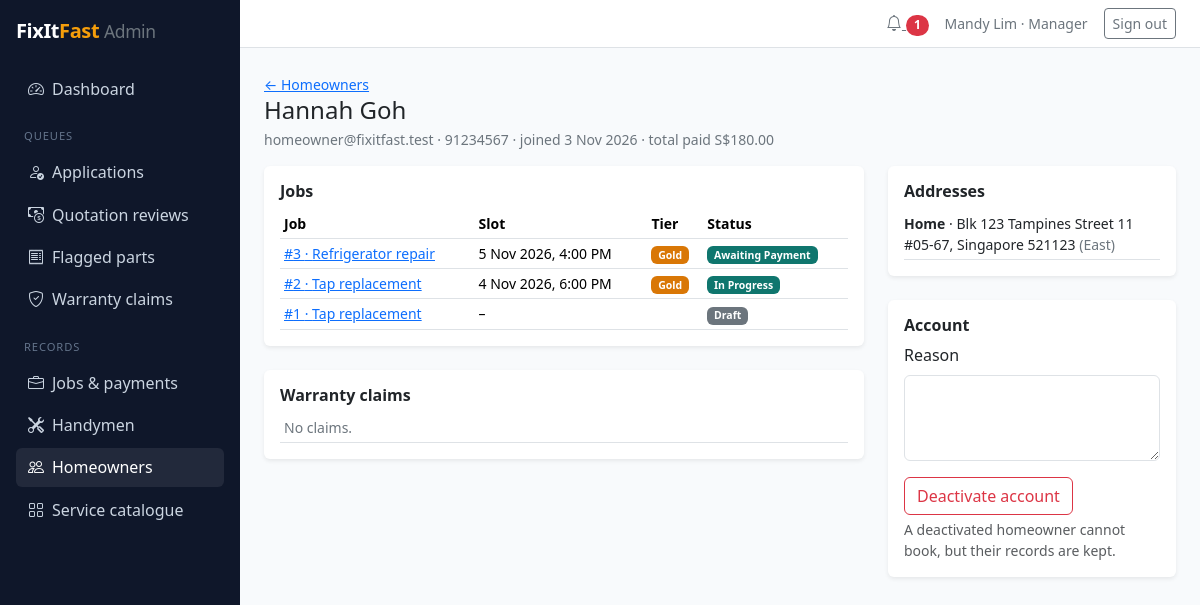
Page /staff/homeowners/3/ (signed in) on the committed database.
### accounts/models.py (models this page shows, shortened)
class User(AbstractUser):
    class Role(models.TextChoices):
        HOMEOWNER = 'HOMEOWNER', 'Homeowner'
        HANDYMAN = 'HANDYMAN', 'Handyman'
        EMPLOYEE = 'EMPLOYEE', 'Employee'
        MANAGER = 'MANAGER', 'Manager'
    email = models.EmailField(unique=True)
    mobile = models.CharField(max_length=20, blank=True)
    role = models.CharField(max_length=10, choices=Role.choices, default=Role.HOMEOWNER)
    is_deactivated = models.BooleanField(default=False)
    deactivation_reason = models.TextField(blank=True)

class Address(models.Model):
    homeowner = models.ForeignKey(User, on_delete=models.CASCADE, related_name='addresses')
    label = models.CharField(max_length=50, help_text='e.g. Home, Mum\'s flat')
    street = models.CharField(max_length=200)
    unit = models.CharField(max_length=20, blank=True)
    postal_code = models.CharField(max_length=6)
    planning_region = models.CharField(max_length=10, choices=PlanningRegion.choices)
    is_default = models.BooleanField(default=False)
    class Meta:
        verbose_name_plural = 'addresses'
    def __str__(self):
        unit = f' {self.unit}' if self.unit else ''
        return f'{self.street}{unit}, Singapore {self.postal_code}'

### jobs/models.py (models this page shows, shortened)
class Job(models.Model):
    class Status(models.TextChoices):
        DRAFT = 'DRAFT', 'Draft'
        REQUESTED = 'REQUESTED', 'Requested'
        HANDYMAN_ASSIGNED = 'ASSIGNED', 'Handyman Assigned'
        QUOTATION_PENDING = 'QUOTE_PENDING', 'Quotation Pending'
        QUOTATION_UNDER_REVIEW = 'QUOTE_REVIEW', 'Quotation Under Review'
        AWAITING_PAYMENT = 'AWAITING_PAYMENT', 'Awaiting Payment'
        SCHEDULED = 'SCHEDULED', 'Scheduled'
        ON_THE_WAY = 'ON_THE_WAY', 'On the Way'
        IN_PROGRESS = 'IN_PROGRESS', 'In Progress'
        COMPLETED = 'COMPLETED', 'Completed'
        CANCELLED = 'CANCELLED', 'Cancelled'
        DECLINED = 'DECLINED', 'Declined'
    homeowner = models.ForeignKey(User, on_delete=models.PROTECT, related_name='jobs')
    job_type = models.ForeignKey(JobType, on_delete=models.PROTECT, related_name='jobs')
    address = models.ForeignKey(Address, on_delete=models.PROTECT, related_name='jobs')
    description = models.TextField()
    tier = models.CharField(max_length=10, choices=Tier.choices, blank=True)
    status = models.CharField(max_length=16, choices=Status.choices, default=Status.DRAFT)
    slot_start = models.DateTimeField(null=True, blank=True)
    slot_end = models.DateTimeField(null=True, blank=True)
    timing_band = models.CharField(max_length=10, choices=TimingBand.choices, blank=True)
    planning_region = models.CharField(max_length=10, choices=PlanningRegion.choices, blank=True)
    price_p10 = models.DecimalField(max_digits=8, decimal_places=2, null=True, blank=True)
    price_p50 = models.DecimalField(max_digits=8, decimal_places=2, null=True, blank=True)
    price_p90 = models.DecimalField(max_digits=8, decimal_places=2, null=True, blank=True)
    model_version = models.CharField(max_length=30, blank=True)
    handyman = models.ForeignKey(
        HandymanProfile, on_delete=models.PROTECT, null=True, blank=True, related_name='jobs')
    quote_deadline = models.DateTimeField(null=True, blank=True)
    service_fee_waived = models.BooleanField(default=False)
    created_at = models.DateTimeField(auto_now_add=True)
    requested_at = models.DateTimeField(null=True, blank=True)
    matched_at = models.DateTimeField(null=True, blank=True)    # launch measure: matched within 24h
    completed_at = models.DateTimeField(null=True, blank=True)  # handyman marked Completed
    confirmed_at = models.DateTimeField(null=True, blank=True)  # homeowner confirmed; warranty starts
    warranty_ends_at = models.DateTimeField(null=True, blank=True)
    cancellation_reason = models.TextField(blank=True)
    problem_note = models.TextField(blank=True)
    class Meta:
        ordering = ['-created_at']
    ACTIVE_STATUSES = [
        Status.HANDYMAN_ASSIGNED, Status.QUOTATION_PENDING, Status.QUOTATION_UNDER_REVIEW,
        Status.AWAITING_PAYMENT, Status.SCHEDULED, Status.ON_THE_WAY, Status.IN_PROGRESS,
    ]
    CLOSED_STATUSES = [Status.COMPLETED, Status.CANCELLED, Status.DECLINED]

### catalogue/models.py (models this page shows, shortened)
class JobType(models.Model):
    category = models.ForeignKey(Category, on_delete=models.PROTECT, related_name='job_types')
    name = models.CharField(max_length=100, unique=True)
    description = models.TextField(blank=True)
    min_tier = models.CharField(max_length=10, choices=Tier.choices, default=Tier.STANDARD)
    licence_required = models.BooleanField(default=False)
    is_active = models.BooleanField(default=False)
    class Meta:
        ordering = ['category__name', 'name']
    def __str__(self):
        return self.name

### adminpanel/views.py (the view, shortened to what this page needs)
# urls.py: path('homeowners/<int:pk>/', views.homeowner_detail, name='homeowner_detail'),
@staff_required
def homeowner_detail(request, pk):
    homeowner = get_object_or_404(User, pk=pk, role=User.Role.HOMEOWNER)
    form = ReasonForm(request.POST if request.POST.get('action') == 'deactivate' else None)
    jobs = homeowner.jobs.select_related('job_type')
    return render(request, 'adminpanel/homeowner_detail.html', {
        'homeowner': homeowner, 'form': form, 'addresses': homeowner.addresses.all(), 'jobs': jobs,
        'claims': WarrantyClaim.objects.filter(job__homeowner=homeowner).select_related('job__job_type'),
        'total_paid': sum(services.payment_summary(j)['net_paid'] for j in jobs),
    })

### accounts/forms.py
class ReasonForm(forms.Form):
    reason = forms.CharField(widget=forms.Textarea(attrs={'rows': 3}))

### accounts/context_processors.py (called while the page is built)
def notifications(request):
    if not request.user.is_authenticated:
        return {}
    return {'unread_notifications': request.user.notifications.filter(is_read=False).count()}

### catalogue/templatetags/fixitfast.py (called while the page is built)
@register.filter
def money(value):
    if value in (None, ''):
        return '–'
    return f'S${Decimal(value):,.2f}'

@register.simple_tag
def status_badge(value, label):
    return format_html('<span class="badge text-bg-{}">{}</span>', STATUS_COLOURS.get(value, 'secondary'), label)

@register.simple_tag
def tier_badge(tier):
    if not tier:
        return ''
    return format_html('<span class="badge badge-tier-{}">{}</span>', tier, Tier(tier).label)

### jobs/services.py (called while the page is built)
def ledger_total(job, *entry_types):
    total = job.ledger.filter(entry_type__in=entry_types).aggregate(t=Sum('amount'))['t']
    return total or Decimal('0.00')

### adminpanel/templates/adminpanel/homeowner_detail.html (shortened to what this page needs)
{% extends 'adminpanel/base.html' %}
{% load fixitfast %}
{% block content %}
<a class="small" href="{% url 'adminpanel:homeowners' %}">&larr; Homeowners</a>
<h1 class="h4 mb-1">{{ homeowner.get_full_name }}</h1>
<p class="small text-secondary">{{ homeowner.email }} · {{ homeowner.mobile }} · joined {{ homeowner.date_joined|date:"j M Y" }} · total paid {{ total_paid|money }}</p>
<div class="row g-4">
  <div class="col-xl-8">
    <div class="card border-0 shadow-sm mb-4"><div class="card-body">
      <h2 class="h6 fw-semibold">Jobs</h2>
      <table class="table table-sm small mb-0">
        <thead><tr><th>Job</th><th>Slot</th><th>Tier</th><th>Status</th></tr></thead>
        {% for job in jobs %}<tr><td><a href="{% url 'adminpanel:job_detail' job.pk %}">#{{ job.pk }} · {{ job.job_type }}</a></td><td>{{ job.slot_start|date:"j M Y, g:i A"|default:"–" }}</td><td>{% tier_badge job.tier %}</td><td>{% status_badge job.status job.get_status_display %}</td></tr>
        {% empty %}<tr><td colspan="4" class="text-secondary">No jobs.</td></tr>{% endfor %}
      </table>
    </div></div>
    <div class="card border-0 shadow-sm"><div class="card-body">
      <h2 class="h6 fw-semibold">Warranty claims</h2>
      <table class="table table-sm small mb-0">
        {% for c in claims %}<tr><td><a href="{% url 'adminpanel:claim_detail' c.pk %}">Job #{{ c.job.pk }} · {{ c.job.job_type }}</a></td><td>{{ c.created_at|date:"j M Y" }}</td><td>{% status_badge c.status c.get_status_display %}</td></tr>
        {% empty %}<tr><td class="text-secondary">No claims.</td></tr>{% endfor %}
      </table>
    </div></div>
  </div>
  <div class="col-xl-4">
    <div class="card border-0 shadow-sm mb-4"><div class="card-body">
      <h2 class="h6 fw-semibold">Addresses</h2>
      {% for a in addresses %}<div class="small border-bottom py-1"><strong>{{ a.label }}</strong> · {{ a }} <span class="text-secondary">({{ a.planning_region }})</span></div>
      {% empty %}<p class="small text-secondary mb-0">None.</p>{% endfor %}
    </div></div>
    <div class="card border-0 shadow-sm"><div class="card-body">
      <h2 class="h6 fw-semibold">Account</h2>
      <form method="post">
        {% if homeowner.is_deactivated %}
          <button class="btn btn-outline-success" name="action" value="reactivate">Reactivate account</button>
        {% else %}
          {% include 'partials/form_fields.html' with form=form %}
          <button class="btn btn-outline-danger" name="action" value="deactivate">Deactivate account</button>
          <div class="form-text">A deactivated homeowner cannot book, but their records are kept.</div>
        {% endif %}
      </form>
    </div></div>
  </div>
</div>
{% endblock %}

### adminpanel/templates/adminpanel/base.html (shortened to what this page needs)
{% extends 'base.html' %}
{% block layout %}
<div class="d-flex admin-shell">
  <aside class="admin-sidebar p-3 no-print">
    <a class="d-block text-white text-decoration-none brand fs-5 mb-4" href="{% url 'adminpanel:dashboard' %}">
      FixIt<span class="accent">Fast</span> <small class="fw-normal text-secondary">Admin</small>
    </a>
    {% with url_name=request.resolver_match.url_name %}
    <nav class="nav flex-column gap-1">
      <a class="nav-link {% if url_name == 'dashboard' %}active{% endif %}" href="{% url 'adminpanel:dashboard' %}"><i class="bi bi-speedometer2 me-2"></i>Dashboard</a>
      <div class="section-label mt-3 mb-1 px-2">Queues</div>
      <a class="nav-link {% if 'application' in url_name %}active{% endif %}" href="{% url 'adminpanel:applications' %}"><i class="bi bi-person-check me-2"></i>Applications</a>
      <a class="nav-link {% if 'quotation' in url_name %}active{% endif %}" href="{% url 'adminpanel:quotation_queue' %}"><i class="bi bi-cash-coin me-2"></i>Quotation reviews</a>
      <a class="nav-link {% if 'part' in url_name %}active{% endif %}" href="{% url 'adminpanel:part_queue' %}"><i class="bi bi-receipt me-2"></i>Flagged parts</a>
      <a class="nav-link {% if 'claim' in url_name %}active{% endif %}" href="{% url 'adminpanel:claims' %}"><i class="bi bi-shield-check me-2"></i>Warranty claims</a>
      <div class="section-label mt-3 mb-1 px-2">Records</div>
      <a class="nav-link {% if url_name == 'jobs' or url_name == 'job_detail' %}active{% endif %}" href="{% url 'adminpanel:jobs' %}"><i class="bi bi-briefcase me-2"></i>Jobs &amp; payments</a>
      <a class="nav-link {% if 'handym' in url_name %}active{% endif %}" href="{% url 'adminpanel:handymen' %}"><i class="bi bi-tools me-2"></i>Handymen</a>
      <a class="nav-link {% if 'homeowner' in url_name %}active{% endif %}" href="{% url 'adminpanel:homeowners' %}"><i class="bi bi-people me-2"></i>Homeowners</a>
      <a class="nav-link {% if 'catalogue' in url_name or 'category' in url_name or 'job_type' in url_name %}active{% endif %}" href="{% url 'adminpanel:catalogue' %}"><i class="bi bi-grid me-2"></i>Service catalogue</a>
    </nav>
    {% endwith %}
  </aside>
  <div class="flex-grow-1 d-flex flex-column">
    <header class="bg-white border-bottom px-4 py-2 d-flex justify-content-end align-items-center gap-3 no-print">
      <a class="text-secondary" href="{% url 'adminpanel:notifications' %}" aria-label="Notifications"><i class="bi bi-bell"></i>
        {% if unread_notifications %}<span class="badge rounded-pill bg-danger">{{ unread_notifications }}</span>{% endif %}</a>
      <span class="small text-secondary">{{ user.get_full_name|default:user.email }} &middot; {{ user.get_role_display }}</span>
      <form method="post" action="{% url 'adminpanel:logout' %}">
        <button class="btn btn-outline-secondary btn-sm" type="submit">Sign out</button>
      </form>
    </header>
    <main class="p-4">
      {% block content %}{% endblock %}
    </main>
  </div>
</div>
{% endblock %}

### static/css/fixitfast.css (style rules this page uses)
:root { --bs-primary: #0f766e; --bs-primary-rgb: 15, 118, 110; --bs-link-color: #0f766e; --bs-link-hover-color: #115e59; --ff-accent: #f59e0b; --ff-sidebar: #0f172a; }
body { background: #f8fafc; }
.brand { font-weight: 700; letter-spacing: -0.02em; }
.brand .accent { color: var(--ff-accent); }
form input:not([type=checkbox]):not([type=radio]):not([type=hidden]):not([type=submit]), form select, form textarea { display: block; width: 100%; padding: .375rem .75rem; border: 1px solid #dee2e6; border-radius: .375rem; background: #fff; }
.badge-tier-GOLD { background: #d97706; }
.admin-shell { min-height: 100vh; }
.admin-sidebar { background: var(--ff-sidebar); width: 240px; flex-shrink: 0; }
.admin-sidebar .nav-link { color: #cbd5e1; border-radius: .375rem; padding: .45rem .75rem; }
.admin-sidebar .nav-link:hover, .admin-sidebar .nav-link.active { color: #fff; background: rgba(255, 255, 255, .08); }
.admin-sidebar .section-label { color: #64748b; font-size: .7rem; text-transform: uppercase; letter-spacing: .08em; }

### rows in the picture
User: get_full_name "Mandy Lim", role "Manager"
User: get_full_name "Hannah Goh", email "homeowner@fixitfast.test", mobile "91234567", date_joined "3 Nov 2026"
Job: pk "3", job_type "Refrigerator repair", slot_start "5 Nov 2026, 4:00 PM", tier "Gold", status "Awaiting Payment"
Job: pk "2", job_type "Tap replacement", slot_start "4 Nov 2026, 6:00 PM", tier "Gold", status "In Progress"
Job: pk "1", job_type "Tap replacement", slot_start "–", status "Draft"
Address: label "Home", unit+street+postal_code "Blk 123 Tampines Street 11 #05-67, Singapore 521123", planning_region "East"

### other values in the picture
{{ unread_notifications }} "1"
{{ total_paid|money }} "S$180.00"
{{ field.label }} "Reason"
